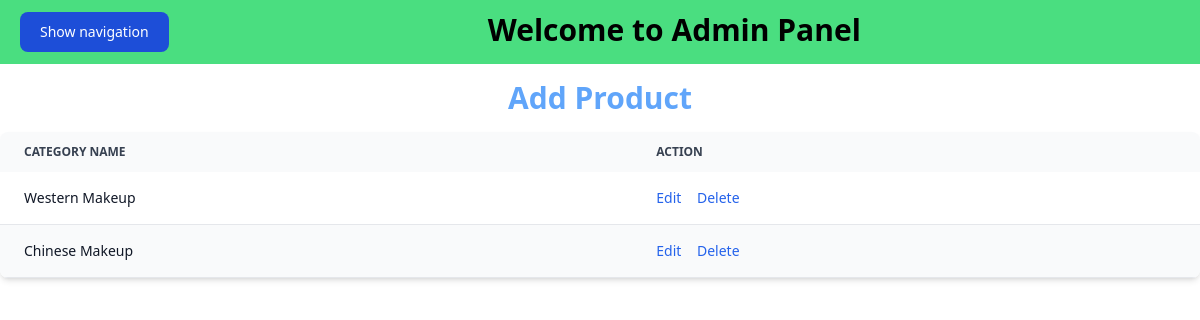
The app's page /product/categorylist/, older data.
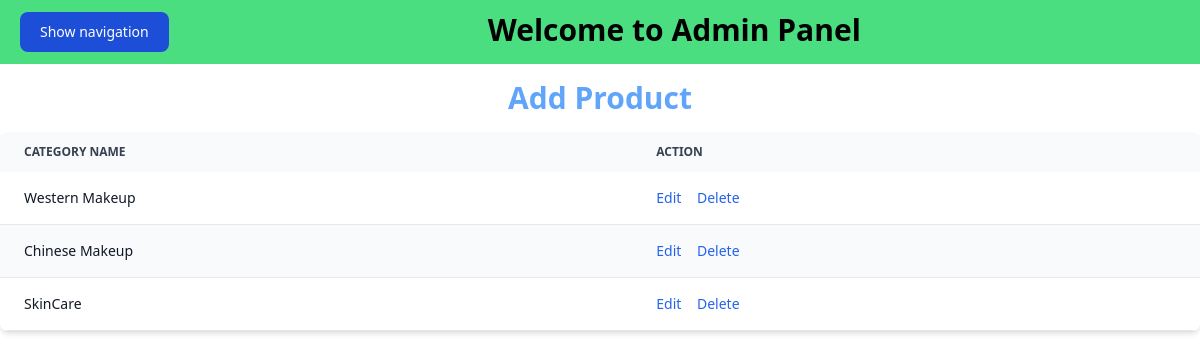
The same page, newer data.
### product/models.py (models this page shows, shortened)
class Category(models.Model):
    category_name = models.CharField(max_length = 200, unique=True)

### product/views.py (the view)
# urls.py: path("categorylist/", views.categorylist, name ='categorylist'),
def categorylist(request):
    category = Category.objects.all()
    context = {
        "category": category
    }
    return render(request,"product/categorylist.html",context)

### product/templates/product/categorylist.html (shortened to what this page needs)
{% extends 'admins/index.html' %}
  {% load static %}
  {% block admin_content %}
  <div class="form-section">
    <h1 class="text-3xl text-blue-400 text-center font-bold my-4">Add Product</h1>
  </div>
<div class="relative overflow-x-auto shadow-md sm:rounded-lg">
    <table class="w-full text-sm text-left rtl:text-right text-gray-500 dark:text-gray-400">
        <thead class="text-xs text-gray-700 uppercase bg-gray-50 dark:bg-gray-700 dark:text-gray-400">
            <tr>
                <th scope="col" class="px-6 py-3">
                    Category name
                </th>
                <th scope="col" class="px-6 py-3">
                    Action
                </th>
            </tr>
        </thead>
        <tbody>
            {% for c in category %}
            <tr class="odd:bg-white odd:dark:bg-gray-900 even:bg-gray-50 even:dark:bg-gray-800 border-b dark:border-gray-700">
                <th scope="row" class="px-6 py-4 font-medium text-gray-900 whitespace-nowrap dark:text-white">
                   {{c.category_name}}
                </th>
                <td class="px-6 py-4">
                    <a href="{% url 'updatecategory' c.id %}" class="font-medium text-blue-600 dark:text-blue-500 hover:underline">Edit</a>
                    <a href="{% url 'deletecategory' c.id %}" class="font-medium text-blue-600 dark:text-red-500 hover:underline px-3">Delete</a>
                </td>
            </tr>
            {% endfor %}
        </tbody>
    </table>
</div>
  {% endblock %}

Row changes from the older to the newer data that the page shows:
added Category: category_name "SkinCare"
